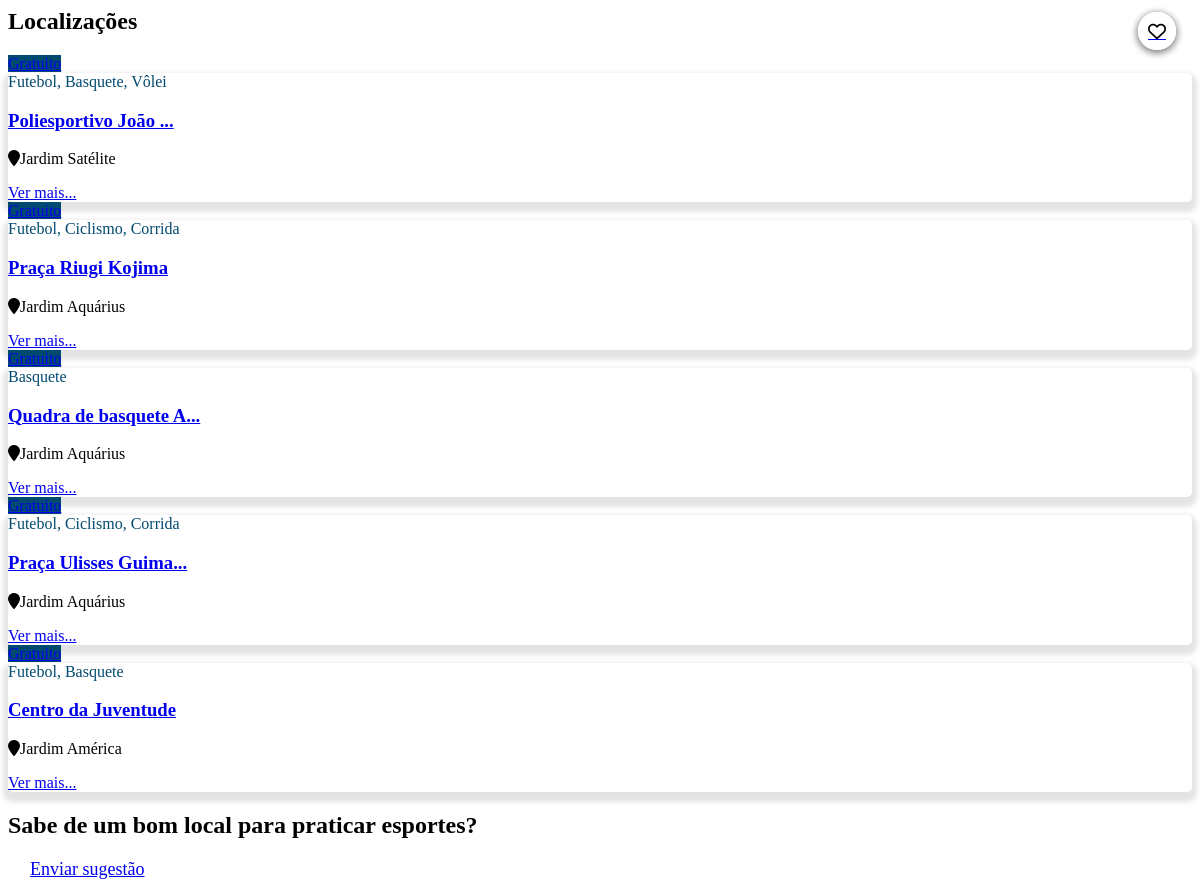
Page /localizacao.php on the committed database.
### tables this page shows
CREATE TABLE tb_local (
    id_local INT AUTO_INCREMENT PRIMARY KEY,
    nome VARCHAR(100) NOT NULL,
    endereco VARCHAR(255) NOT NULL,
    bairro INT,  
    cidade VARCHAR(100),
    estado VARCHAR(50),
    latitude DECIMAL(10, 8),
    longitude DECIMAL(11, 8),
    descricao TEXT,
    gratuito BOOLEAN,
    horario_funcionamento VARCHAR(255),
    contato VARCHAR(100),
    foto VARCHAR(255),
    FOREIGN KEY (bairro) REFERENCES tb_bairros(id_bairro) ON DELETE SET NULL
);

CREATE TABLE tb_bairros (
    id_bairro INT AUTO_INCREMENT PRIMARY KEY,     
    nome VARCHAR(100) NOT NULL,                   
    cidade VARCHAR(100) NOT NULL,                 
    estado VARCHAR(50) NOT NULL,                  
    cep VARCHAR(10),                              
    descricao TEXT                                
);

### localizacao.php (the view, shortened to what this page needs)
<link rel="stylesheet" href="https://cdnjs.cloudflare.com/ajax/libs/font-awesome/6.0.0-beta3/css/all.min.css">
<section class="ftco-section" id="local">
    <div class="container">
        <div class="row justify-content-center pb-4">
            <div class="col-md-12 heading-section text-center ftco-animate">
                <h2 class="mb-4">Localizações</h2>
            </div>
        </div>
        <div class="row">
        <?php
function limitar_texto($nome_local, $limite = 20) {
    return strlen($nome_local) > $limite
         ? substr($nome_local, 0, $limite) . '...'
         : $nome_local;
}
require_once 'conect.php';
$query_locais = "
    SELECT
      l.*,
      GROUP_CONCAT(e.nome SEPARATOR ', ') AS esportes,
      b.nome AS bairro_nome
    FROM tb_local l
    LEFT JOIN tb_local_esporte le ON l.id_local = le.id_local
    LEFT JOIN tb_esporte e          ON le.id_esporte = e.id_esporte
    LEFT JOIN tb_bairros b          ON l.bairro = b.id_bairro
    GROUP BY l.id_local
";
$result_locais = $con->query($query_locais);
if ($result_locais->num_rows > 0) {
    while ($local = $result_locais->fetch_assoc()) {
        $id_local     = $local['id_local'];
        $nome_local   = $local['nome'];
        $bairro_nome  = $local['bairro_nome'] ?? '—';
        $foto         = $local['foto'];
        $esportes     = $local['esportes'];
        $gratuito     = $local['gratuito'] ? 'Gratuito' : 'Pago';
        $link         = "local.php?id=" . urlencode($id_local);
        $nome_trunc   = limitar_texto($nome_local, 20);
        echo '
        <div class="col-md-4 ftco-animate">
          <div class="project-wrap">
            <a href="' . $link . '" class="img" style="background-image: url(' . $foto . ');">
              <span class="price">' . $gratuito . '</span>
              <a href="tela-login/login.php" class="favorite-btn" title="Favoritar">
                <i class="fa-regular fa-heart"></i>
              </a>
            </a>
            <div class="text p-4 barra">
              <span class="days" style="color: #004A6F">' . $esportes . '</span>
              <h3><a href="' . $link . '">' . $nome_trunc . '</a></h3>
              <p class="location"><span class="fa fa-map-marker"></span>' . $bairro_nome . '</p>
              <a href="' . $link . '" class="btn btn-primary">Ver mais...</a>
            </div>
          </div>
        </div>';
    }
} else {
    echo '<p>Nenhum local encontrado.</p>';
}
?>
        </div>
    </div>
</section>
<section class="ftco-section" id="local">
    <div class="container">
        <div class="row justify-content-center pb-4">
            <div class="col-md-12 heading-section text-center ftco-animate">
                <h2 class="mb-4">Sabe de um bom local para praticar esportes?</h2>
            </div>
        </div>
        <div class="text-center">
            <a href="tela-login/login.php" class="btn btn-primary sugest text-center">Enviar sugestão</a>
        </div>
    </div>
</section>

### localizacao.php (style rules this page uses)
.barra { border-radius: 5px; box-shadow: 0px 5px 5px 5px rgba(0, 0, 0, 0.11) !important; width: 100% !important; }
.price { background-color: #004A6F !important; }
.days { color: #004A6F !important; }
.project-wrap .img .price:after { border-color: transparent transparent #004A6F transparent; }
.project-wrap .img .price:before { border-color: transparent transparent transparent #004A6F; }
.favorite-btn { position: absolute; top: 12px; right: 24px; background-color: rgba(255, 255, 255, 0.95); border: none; border-radius: 50%; padding: 10px; box-shadow: 0 2px 8px rgba(0, 0, 0, 0.15); cursor: pointer; z-index: 5; transition: all 0.3s ease; display: flex; align-items: center; justify-content: center; }
.favorite-btn i { font-size: 18px; color: #000; transition: color 0.3s ease; }
.sugest { padding: 10px 22px; font-size: 18px; height: auto; }

### rows in the picture
tb_local: gratuito "Gratuito", esportes "Futebol, Basquete, Vôlei", nome "Poliesportivo João ...", bairro.nome "Jardim Satélite"
tb_local: gratuito "Gratuito", esportes "Futebol, Ciclismo, Corrida", nome "Praça Riugi Kojima", bairro.nome "Jardim Aquárius"
tb_local: foto (picture), gratuito "Gratuito", esportes "Basquete", nome "Quadra de basquete A...", bairro.nome "Jardim Aquárius"
tb_local: foto (picture), gratuito "Gratuito", esportes "Futebol, Ciclismo, Corrida", nome "Praça Ulisses Guima...", bairro.nome "Jardim Aquárius"
tb_local: gratuito "Gratuito", esportes "Futebol, Basquete", nome "Centro da Juventude", bairro.nome "Jardim América"
